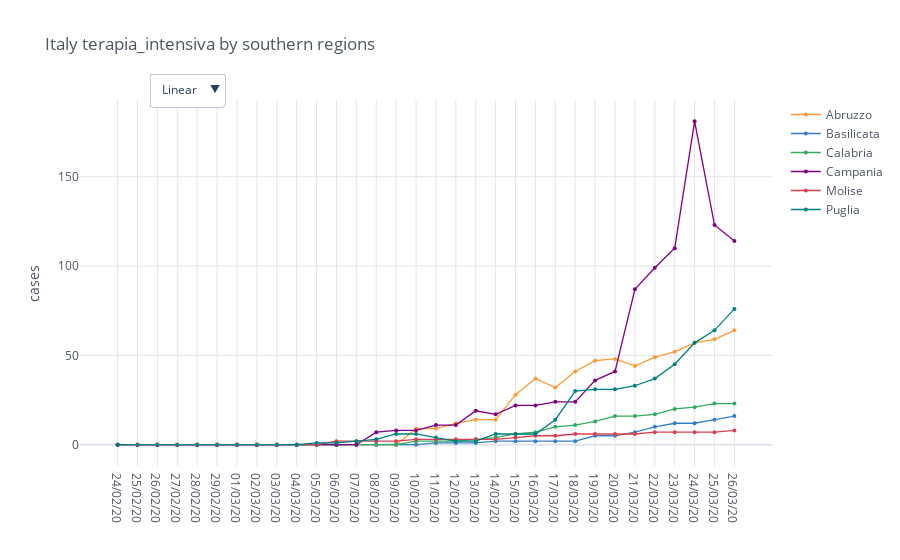

Here is the notebook cell this chart was saved with:
### Code cell
regions = io.italy_load_regions(io.italy_southern_regions)
total_cases = io.italy_regions_filter_by_category(regions, category)

mpl.iplot_comparative_plot(total_cases, title='Italy ' + category + ' by southern regions')

### Figure 1 — Plotly figure (JSON) as saved in the notebook; plotly's stock layout.template omitted (floating-point values rounded to 4 significant figures)
{"data": [{"line": {"color": "rgba(255, 153, 51, 1.0)", "dash": "solid", "shape": "linear", "width": 1.3}, "marker": {"size": 4, "symbol": "circle"}, "mode": "lines+markers", "name": "Abruzzo", "text": "", "type": "scatter", "x": ["24/02/20", "25/02/20", "26/02/20", "27/02/20", "28/02/20", "29/02/20", "01/03/20", "02/03/20", "03/03/20", "04/03/20", "05/03/20", "06/03/20", "07/03/20", "08/03/20", "09/03/20", "10/03/20", "11/03/20", "12/03/20", "13/03/20", "14/03/20", "15/03/20", "16/03/20", "17/03/20", "18/03/20", "19/03/20", "20/03/20", "21/03/20", "22/03/20", "23/03/20", "24/03/20", "25/03/20", "26/03/20"], "y": [0, 0, 0, 0, 0, 0, 0, 0, 0, 0, 0, 0, 0, 0, 0, 9, 9, 12, 14, 14, 28, 37, 32, 41, 47, 48, 44, 49, 52, 57, 59, 64]}, {"line": {"color": "rgba(55, 128, 191, 1.0)", "dash": "solid", "shape": "linear", "width": 1.3}, "marker": {"size": 4, "symbol": "circle"}, "mode": "lines+markers", "name": "Basilicata", "text": "", "type": "scatter", "x": ["24/02/20", "25/02/20", "26/02/20", "27/02/20", "28/02/20", "29/02/20", "01/03/20", "02/03/20", "03/03/20", "04/03/20", "05/03/20", "06/03/20", "07/03/20", "08/03/20", "09/03/20", "10/03/20", "11/03/20", "12/03/20", "13/03/20", "14/03/20", "15/03/20", "16/03/20", "17/03/20", "18/03/20", "19/03/20", "20/03/20", "21/03/20", "22/03/20", "23/03/20", "24/03/20", "25/03/20", "26/03/20"], "y": [0, 0, 0, 0, 0, 0, 0, 0, 0, 0, 0, 0, 0, 0, 0, 0, 1, 1, 1, 2, 2, 2, 2, 2, 5, 5, 7, 10, 12, 12, 14, 16]}, {"line": {"color": "rgba(50, 171, 96, 1.0)", "dash": "solid", "shape": "linear", "width": 1.3}, "marker": {"size": 4, "symbol": "circle"}, "mode": "lines+markers", "name": "Calabria", "text": "", "type": "scatter", "x": ["24/02/20", "25/02/20", "26/02/20", "27/02/20", "28/02/20", "29/02/20", "01/03/20", "02/03/20", "03/03/20", "04/03/20", "05/03/20", "06/03/20", "07/03/20", "08/03/20", "09/03/20", "10/03/20", "11/03/20", "12/03/20", "13/03/20", "14/03/20", "15/03/20", "16/03/20", "17/03/20", "18/03/20", "19/03/20", "20/03/20", "21/03/20", "22/03/20", "23/03/20", "24/03/20", "25/03/20", "26/03/20"], "y": [0, 0, 0, 0, 0, 0, 0, 0, 0, 0, 0, 0, 0, 0, 0, 2, 2, 2, 3, 4, 6, 7, 10, 11, 13, 16, 16, 17, 20, 21, 23, 23]}, {"line": {"color": "rgba(128, 0, 128, 1.0)", "dash": "solid", "shape": "linear", "width": 1.3}, "marker": {"size": 4, "symbol": "circle"}, "mode": "lines+markers", "name": "Campania", "text": "", "type": "scatter", "x": ["24/02/20", "25/02/20", "26/02/20", "27/02/20", "28/02/20", "29/02/20", "01/03/20", "02/03/20", "03/03/20", "04/03/20", "05/03/20", "06/03/20", "07/03/20", "08/03/20", "09/03/20", "10/03/20", "11/03/20", "12/03/20", "13/03/20", "14/03/20", "15/03/20", "16/03/20", "17/03/20", "18/03/20", "19/03/20", "20/03/20", "21/03/20", "22/03/20", "23/03/20", "24/03/20", "25/03/20", "26/03/20"], "y": [0, 0, 0, 0, 0, 0, 0, 0, 0, 0, 0, 0, 0, 7, 8, 8, 11, 11, 19, 17, 22, 22, 24, 24, 36, 41, 87, 99, 110, 181, 123, 114]}, {"line": {"color": "rgba(219, 64, 82, 1.0)", "dash": "solid", "shape": "linear", "width": 1.3}, "marker": {"size": 4, "symbol": "circle"}, "mode": "lines+markers", "name": "Molise", "text": "", "type": "scatter", "x": ["24/02/20", "25/02/20", "26/02/20", "27/02/20", "28/02/20", "29/02/20", "01/03/20", "02/03/20", "03/03/20", "04/03/20", "05/03/20", "06/03/20", "07/03/20", "08/03/20", "09/03/20", "10/03/20", "11/03/20", "12/03/20", "13/03/20", "14/03/20", "15/03/20", "16/03/20", "17/03/20", "18/03/20", "19/03/20", "20/03/20", "21/03/20", "22/03/20", "23/03/20", "24/03/20", "25/03/20", "26/03/20"], "y": [0, 0, 0, 0, 0, 0, 0, 0, 0, 0, 0, 2, 2, 2, 2, 3, 3, 3, 3, 3, 4, 5, 5, 6, 6, 6, 6, 7, 7, 7, 7, 8]}, {"line": {"color": "rgba(0, 128, 128, 1.0)", "dash": "solid", "shape": "linear", "width": 1.3}, "marker": {"size": 4, "symbol": "circle"}, "mode": "lines+markers", "name": "Puglia", "text": "", "type": "scatter", "x": ["24/02/20", "25/02/20", "26/02/20", "27/02/20", "28/02/20", "29/02/20", "01/03/20", "02/03/20", "03/03/20", "04/03/20", "05/03/20", "06/03/20", "07/03/20", "08/03/20", "09/03/20", "10/03/20", "11/03/20", "12/03/20", "13/03/20", "14/03/20", "15/03/20", "16/03/20", "17/03/20", "18/03/20", "19/03/20", "20/03/20", "21/03/20", "22/03/20", "23/03/20", "24/03/20", "25/03/20", "26/03/20"], "y": [0, 0, 0, 0, 0, 0, 0, 0, 0, 0, 1, 1, 2, 3, 6, 6, 4, 2, 2, 6, 6, 6, 14, 30, 31, 31, 33, 37, 45, 57, 64, 76]}], "layout": {"legend": {"bgcolor": "#FFFFFF", "font": {"color": "#4D5663"}}, "paper_bgcolor": "#FFFFFF", "plot_bgcolor": "#FFFFFF", "title": {"font": {"color": "#4D5663"}, "text": "Italy terapia_intensiva by southern regions"}, "updatemenus": [{"buttons": [{"args": [{"yaxis.type": "linear"}], "label": "Linear", "method": "relayout"}, {"args": [{"yaxis.type": "log"}], "label": "Log", "method": "relayout"}], "direction": "down", "pad": {"r": 10, "t": 10}, "showactive": true, "x": 0.1, "xanchor": "left", "y": 1.1, "yanchor": "top"}], "xaxis": {"gridcolor": "#E1E5ED", "showgrid": true, "tickfont": {"color": "#4D5663"}, "title": {"font": {"color": "#4D5663"}, "text": ""}, "zerolinecolor": "#E1E5ED"}, "yaxis": {"gridcolor": "#E1E5ED", "showgrid": true, "tickfont": {"color": "#4D5663"}, "title": {"font": {"color": "#4D5663"}, "text": "cases"}, "zerolinecolor": "#E1E5ED"}}}
